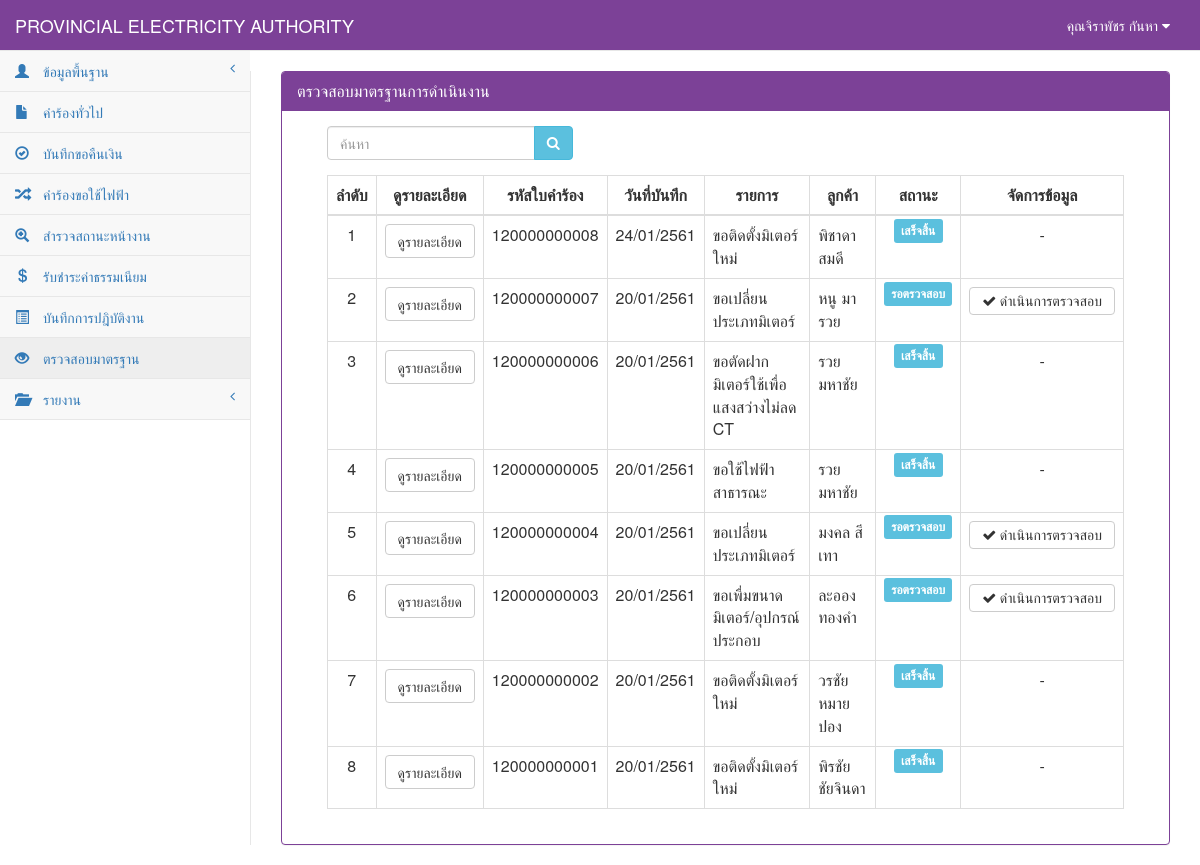
/investigate_show.php (signed in), run on an earlier commit of the app's database.
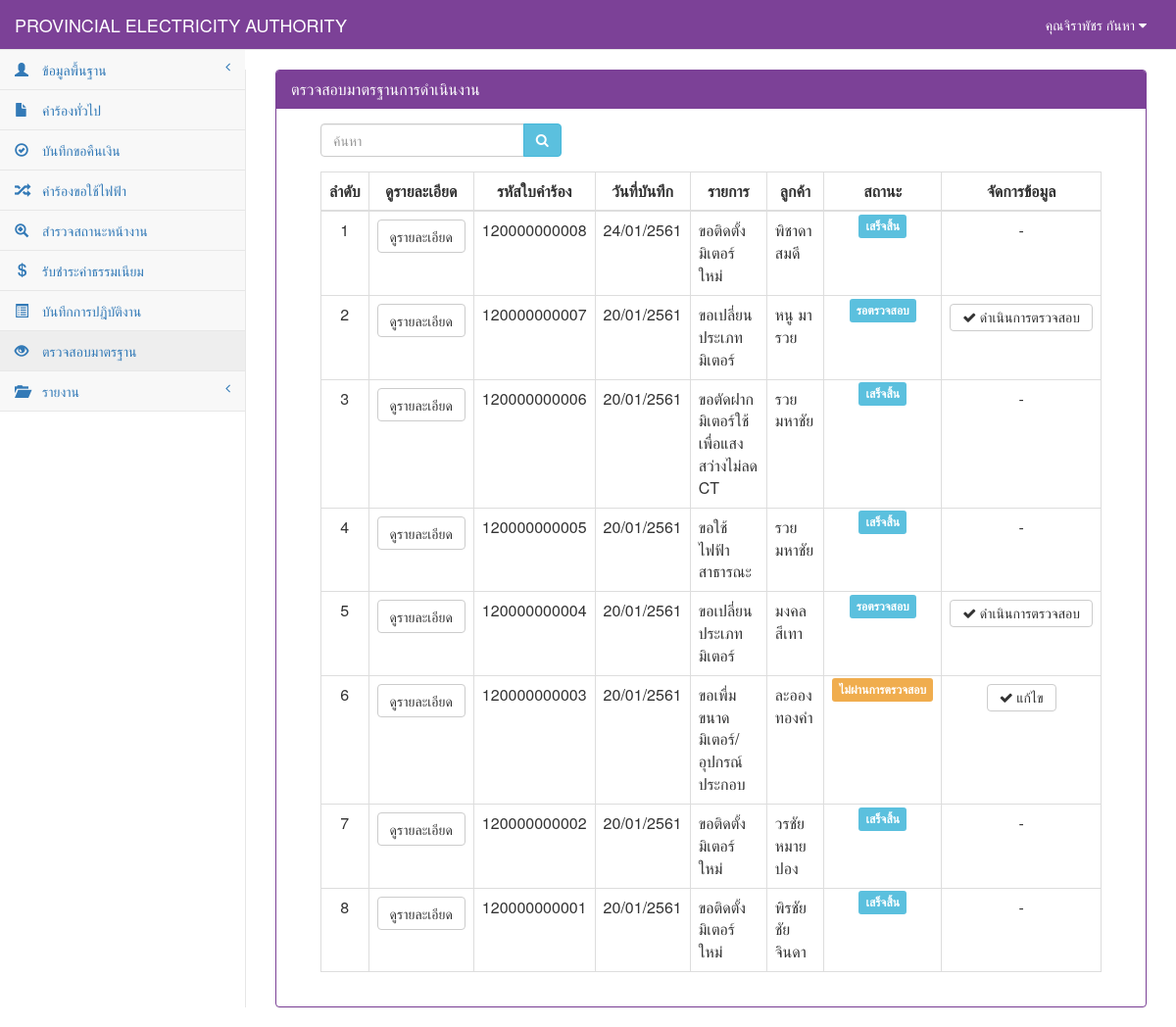
And on a later commit of the database.
### tables this page shows
CREATE TABLE `tb_electricity` (
  `re_id` char(12) NOT NULL,
  `re_date` date NOT NULL,
  `re_branch` varchar(50) NOT NULL,
  `user_id` char(13) NOT NULL,
  `cus_id` char(13) NOT NULL,
  `re_place_type` int(1) NOT NULL,
  `re_place_other` varchar(50) NOT NULL,
  `re_place_name` varchar(50) NOT NULL,
  `re_place_homeid` varchar(20) NOT NULL,
  `re_place_number` varchar(20) NOT NULL,
  `re_place_village` varchar(20) NOT NULL,
  `re_place_room` varchar(10) NOT NULL,
  `re_place_floor` varchar(5) NOT NULL,
  `re_place_alley` varchar(50) NOT NULL,
  `re_place_alleyway` varchar(50) NOT NULL,
  `re_place_road` varchar(50) NOT NULL,
  `re_place_villno` varchar(2) NOT NULL,
  `re_place_district` varchar(30) NOT NULL,
  `re_place_canton` varchar(30) NOT NULL,
  `re_place_province` varchar(30) NOT NULL,
  `re_place_post` varchar(10) NOT NULL,
  `re_place_tel` char(10) NOT NULL,
  `re_place_fax` char(10) NOT NULL,
  `re_place_email` varchar(30) NOT NULL,
  `re_place_service` varchar(10) NOT NULL,
  `re_contact_place` varchar(100) NOT NULL,
  `re_contact_homeid` varchar(20) NOT NULL,
  `re_contact_number` varchar(20) NOT NULL,
  `re_contact_village` varchar(20) NOT NULL,
  `re_contact_room` varchar(10) NOT NULL,
  `re_contact_floor` varchar(5) NOT NULL,
  `re_contact_alley` varchar(50) NOT NULL,
  `re_contact_alleyway` varchar(50) NOT NULL,
  `re_contact_road` varchar(50) NOT NULL,
  `re_contact_villno` varchar(2) NOT NULL,
  `re_contact_district` varchar(30) NOT NULL,
  `re_contact_canton` varchar(30) NOT NULL,
  `re_contact_province` varchar(30) NOT NULL,
  `re_contact_post` varchar(10) NOT NULL,
  `re_contact_tel` char(10) NOT NULL,
  `re_contact_fax` char(10) NOT NULL,
  `re_contact_email` varchar(30) NOT NULL,
  `re_want_type` int(2) NOT NULL,
  `re_want_other` varchar(100) NOT NULL,
  `re_detail` varchar(100) NOT NULL,
  `re_use_type` int(1) NOT NULL,
  `re_use_other` varchar(255) NOT NULL,
  `re_dateset` date NOT NULL,
  `re_keep_type` int(1) NOT NULL,
  `re_keep_name` varchar(255) NOT NULL,
  `re_keep_homeid` varchar(20) NOT NULL,
  `re_keep_number` varchar(20) NOT NULL,
  `re_keep_village` varchar(20) NOT NULL,
  `re_keep_room` varchar(20) NOT NULL,
  `re_keep_floor` varchar(5) NOT NULL,
  `re_keep_alley` varchar(50) NOT NULL,
  `re_keep_alleyway` varchar(50) NOT NULL,
  `re_keep_road` varchar(50) NOT NULL,
  `re_keep_villno` varchar(2) NOT NULL,
  `re_keep_district` varchar(30) NOT NULL,
  `re_keep_canton` varchar(30) NOT NULL,
  `re_keep_province` varchar(30) NOT NULL,
  `re_keep_post` varchar(10) NOT NULL,
  `re_keep_tel` char(10) NOT NULL,
  `re_keep_fax` char(10) NOT NULL,
  `re_keep_email` varchar(30) NOT NULL,
  `re_picture` varchar(255) NOT NULL,
  `re_status` int(1) NOT NULL,
  `re_pay` int(1) NOT NULL,
  PRIMARY KEY  (`re_id`,`re_keep_district`)
);

CREATE TABLE `tb_customer` (
  `cus_id` char(13) NOT NULL,
  `cus_first` int(2) NOT NULL,
  `cus_name` varchar(50) NOT NULL,
  `cus_type` varchar(30) NOT NULL,
  `cus_code` char(9) NOT NULL,
  `cus_tax` char(13) NOT NULL,
  `cus_homeid` varchar(20) NOT NULL,
  `cus_number` varchar(20) NOT NULL,
  `cus_village` varchar(20) NOT NULL,
  `cus_room` varchar(10) NOT NULL,
  `cus_floor` varchar(5) NOT NULL,
  `cus_alley` varchar(50) NOT NULL,
  `cus_alleyway` varchar(50) NOT NULL,
  `cus_road` varchar(50) NOT NULL,
  `cus_vilno` varchar(2) NOT NULL,
  `cus_district` varchar(30) NOT NULL,
  `cus_canton` varchar(30) NOT NULL,
  `cus_province` varchar(30) NOT NULL,
  `cus_post` varchar(10) NOT NULL,
  `cus_tel` char(10) NOT NULL,
  `cus_fax` char(10) NOT NULL,
  `cus_email` varchar(30) NOT NULL,
  PRIMARY KEY  (`cus_id`)
);

### connect_db.php (called while the page is built, shortened)
<?php
$dbname="pea";
?>

### investigate_show.php (the view, shortened to what the changed rows need)
<?php
include "connect_db.php";
function getlistname($want_type, $other) {
    if ($want_type == 0) {
        $want = "ขอติดตั้งมิเตอร์ใหม่";
    } elseif ($want_type == 1) {
        $want = "ขอตัดฝากมิเตอร์โดยไม่ใช้ไฟฟ้า";
    } elseif ($want_type == 2) {
        $want = "ขอต่อกลับการใช้ไฟฟ้า";
    } elseif ($want_type == 3) {
        $want = "ขอเพื่มขนาดมิเตอร์/อุปกรณ์ประกอบ";
    } elseif ($want_type == 4) {
        $want = "ขอเปลี่ยนประเภทมิเตอร์";
    } elseif ($want_type == 5) {
        $want = "ขอหยุดซ่อมแซมเครื่องจักรประจำปี";
    } elseif ($want_type == 6) {
        $want = "ขอใช้ไฟฟ้าชั่วคราวแบบเหมาจ่าย";
    } elseif ($want_type == 7) {
        $want = "ขอติดตั้งไฟฟ้าชั่วคราว";
    } elseif ($want_type == 8) {
        $want = "ขอตัดฝากมิเตอร์ใช้เพื่อแสงสว่างไม่ลด CT";
    } elseif ($want_type == 9) {
        $want = "ขอยกเลิกเลิกการใช้ไฟฟ้า";
    } elseif ($want_type == 10) {
        $want = "ชอลดขนาดมิเตอร์/อุปกรณ์ประกอบ";
    } elseif ($want_type == 11) {
        $want = "ขอใช้ไฟฟ้าสาธารณะ";
    } elseif ($want_type == 12) {
        $want = "ขอตัดมิเตอร์ใช้เพื่อแสงสว่างลด CT";
    } elseif ($want_type == 13) {
        $want = "ขอย้ายจุดติดตั้งมิเตอร์/อุปกรณ์ประกอบ";
    } elseif ($want_type == 14) {
        $want = "ขอเปลี่ยนมิเตอร์กรณีชำรุด";
    } elseif ($want_type == 15) {
        $want = "ขอใช้ไฟฟ้าตู้โทรศัพท์ต่อตรง";
    } elseif ($want_type == 16) {
        $want = $other;
    }
    return $want;
}
function Dateim($mydate) {
    $d = split("-", $mydate);
    $mydate = $d[2] . "/" . $d[1] . "/" . ($d[0] + 543);
    return "$mydate";
}
?>
<!DOCTYPE html>
<html>
    <head>
        <link href="vendor/bootstrap/css/bootstrap.css" rel="stylesheet">
        <link href="vendor/metisMenu/metisMenu.css" rel="stylesheet">
        <link href="dist/css/sb-admin-2.css" rel="stylesheet">
        <link href="vendor/font-awesome/css/font-awesome.css" rel="stylesheet" type="text/css">
    </head>
    <body>
        <div id="page-wrapper">
            <div class="panel panel-primary">
                <div class="panel-heading">
                    <h2 class="panel-title">ตรวจสอบมาตรฐานการดำเนินงาน</h2>
                </div>
                <div class="panel-body">
                    <div class="col-sm-12">
                        <div class="col-sm-12">
                            <div class="table-responsive">
                                <table width="100%" class="table table-bordered table-hover">
                                    <thead>
                                        <tr>
                                            <th class=" text-center" >ลำดับ</th>
                                            <th class=" text-center">ดูรายละเอียด</th>
                                            <th class=" text-center" >รหัสใบคำร้อง</th>
                                            <th class=" text-center" >วันที่บันทึก</th>
                                            <th class=" text-center" >รายการ</th>
                                            <th class=" text-center" >ลูกค้า</th>
                                            <th class=" text-center" >สถานะ</th>
                                            <th class=" text-center">จัดการข้อมูล</th>
                                        </tr>
                                    </thead>
                                    <tbody>
                                        <?php
                                        $page = 0;
                                        $sql = "select * from tb_electricity where re_id like '%" . $_POST[search] . "%'  order by re_id desc";
                                        $result = mysql_db_query($dbname, $sql);
                                        if (mysql_num_rows($result) > 0) {
                                            while ($array = mysql_fetch_array($result)) {
                                                $sqlcus = "select * from tb_customer where cus_id='" . $array[cus_id] . "'";
                                                $resultcus = mysql_db_query($dbname, $sqlcus);
                                                $arraycus = mysql_fetch_array($resultcus);
                                                if ($array[re_status] == "5") {
                                                    $status = "รอการแก้ไข";
                                                    $label = "danger";
                                                } elseif ($array[re_status] == "4") {
                                                    $status = "ไม่ผ่านการตรวจสอบ";
                                                    $label = "warning";
                                                } elseif ($array[re_status] == "3"){
                                                    $status = "รอตรวจสอบ";
                                                    $label = "info";
                                                }elseif ($array[re_status] == "6"){
                                                    $status = "เสร็จสิ้น";
                                                    $label = "info";
                                                }
                                                $wanttype = getlistname($array[re_want_type], $array[re_place_other]);
                                                    $page++;
                                                ?>
                                                <tr>
                                                    <td class="text-center"><?= $page ?></td>
                                                    <td><a class="btn btn-default" href="investigate_view.php?id=<?= $array[re_id] ?>">ดูรายละเอียด</a></td>
                                                    <td class=" text-center"><?= $array[re_id] ?></td>
                                                    <td class=" text-center"><?= Dateim($array[re_date]); ?></td>
                                                    <td><?= $wanttype ?></td>
                                                    <td><?= $arraycus[cus_name] ?></td>
                                                    <td class="text-center"><span class="label label-<?= $label ?>"><?= $status ?></span></td>
                                                    <td>
                                                        <div  align="center">
                                                                <?php if($array[re_status]=="3"){ ?>
                                                                    <a class="btn btn-default" href="investigate_add.php?id=<?= $array[re_id] ?>"><i class="fa fa-check"> ดำเนินการตรวจสอบ</i></a>
                                                                <?php }elseif ($array[re_status]=="4"){ ?>
                                                                    <a class="btn btn-default" href="investigate_add.php?id=<?= $array[re_id] ?>&mode=edit"><i class="fa fa-check"> แก้ไข</i></a>
                                                                <?php }elseif ($array[re_status]=="5"){ ?>
                                                                    <a class="btn btn-default" href="investigate_add.php?id=<?= $array[re_id] ?>"><i class="fa fa-check"> ตรวจสอบใหม่</i></a>
                                                                <?php }else{ ?>
                                                                   -
                                                                <?php } ?>
                                                                    </div>
                                                    </td>
                                                </tr>
                                                <?php
                                            }
                                        } else {
                                            ?>
                                            <tr><td colspan="8" align="center">ไม่พบข้อมูล</td></tr>
                                            <?php
                                        }
                                        ?>
                                    </tbody>
                                </table>
                            </div>
                        </div>
                    </div>
                </div>
            </div>
        </div>
    </body>
</html>

What changed in the data, as far as the page shows it:
changed tb_electricity "ละออง ทองคำ": status "รอตรวจสอบ" → "ไม่ผ่านการตรวจสอบ"; text "ดำเนินการตรวจสอบ" → "แก้ไข"
